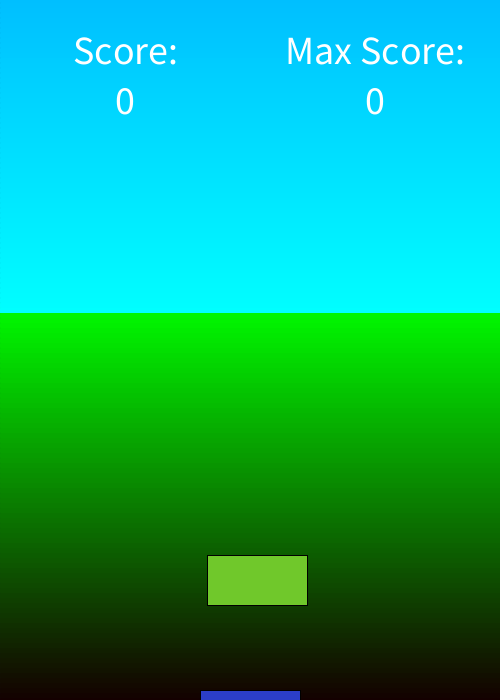
Frame 1 (no input)
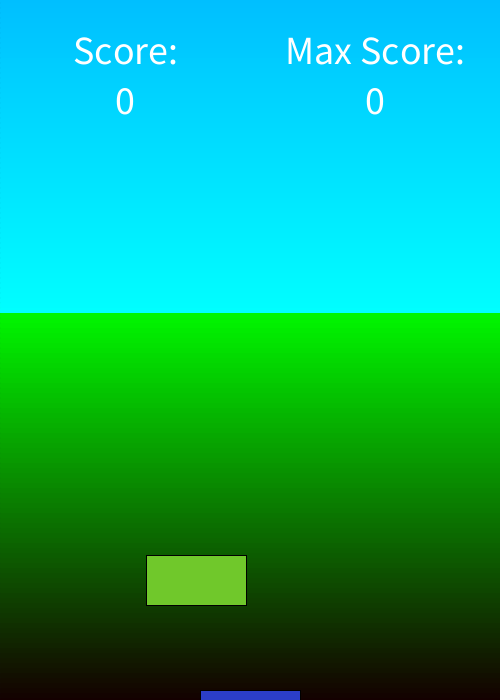
Frame 60 (the mouse pressed at the canvas centre just before this capture)
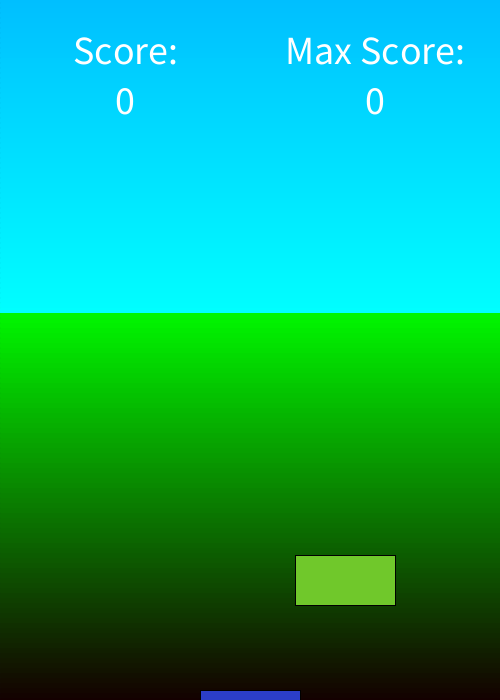
Frame 120 (the mouse held since frame 60 and released just before this capture)

The Processing sketch that drew these frames (run headless with seeded random() and noise(); from frame 60 on, the mouse is pressed at the canvas centre):

// Processing sketch: BuildingGamePDE
// ── BuildingGamePDE.pde
final int screenWidth = 500;
    final int screenHeight = 700;
    int score;
    int maxScore;
    Building building;
    NextBlock nextBlock;
    BackGround[] backGrounds;
    boolean readyToMove;

    public void setup() {
        backGrounds = new BackGround[4];
        readyToMove = false;
        maxScore = 0;
        reStart();
    }

    public void settings() {
        size(screenWidth, screenHeight);
    }

    public void draw() {
        readyToMove = false;
        background(0, 0, 100);
        if (building.last().y < 350) {
            frameRate(60);
            for (BackGround backGround : backGrounds) backGround.moveUp();
            building.moveUp();
        } else if (building.last().y - nextBlock.block.y < 110) {
            frameRate(40);
            nextBlock.block.y -= 5;
        } else {
            readyToMove = true;
            frameRate(building.tall() * 2 + 40);
            nextBlock.moveNewBlock();
        }
        for (BackGround backGround : backGrounds) backGround.show();
        nextBlock.show();
        building.show();
        showScore();
    }

    public void showScore() {
        //score = building.tall() - 1;
        maxScore = max(maxScore, score);
        fill(255);
        textAlign(CENTER, CENTER);
        textSize(40);
        text("Score:", (float) screenWidth / 4, 50);
        text(score, (float) screenWidth / 4, 100);
        text("Max Score:", 3 * (float) screenWidth / 4, 50);
        text(maxScore, 3 * (float) screenWidth / 4, 100);
    }


    public void keyPressed() {
        if (key == ' ' && readyToMove) {
            Block prev = building.last();
            Block next = nextBlock.block;
            int stx = max(prev.x - prev.width / 2, next.x - next.width / 2);
            int enx = min(prev.x + prev.width / 2, next.x + next.width / 2);
            if (enx <= stx) {
                reStart();
            } else {
                int lastx = next.x;
                int lasty = next.y;
                next.y = prev.y - prev.height / 2 - next.height / 2;
                next.x = (enx + stx) / 2;
                next.width = enx - stx;
                score += next.width;
                building.addBlock(next);
                nextBlock.pickNew(lastx, lasty);
            }
        }
    }

    void reStart() {
        score = 0;
        building = new Building();
        nextBlock = new NextBlock(screenWidth / 2, screenHeight - 120);
        backGrounds[0] = new BackGround(80, screenHeight, 20, 0, 0, 0, 255, 0);
        int last = backGrounds[0].lastHeight() + backGrounds[0].width;
        backGrounds[1] = new BackGround(250, last, 0, 255, 255, 0, 0, 255);
        last = backGrounds[1].lastHeight() + backGrounds[1].width;
        backGrounds[2] = new BackGround(300, last, 0, 0, 255, 0, 0, 0);
        last = backGrounds[2].lastHeight() + backGrounds[2].width;
        backGrounds[3] = new BackGround(300, last, 0, 0, 0, 0, 0, 100);
    }

    class BackGround {
        int[] array;
        int sz;
        int width = 5;
        int start;
        int sr, sg, sb;
        int er, eg, eb;
        int last;

        public BackGround(int sz, int start, int sr, int sg, int sb,
                          int er, int eg, int eb) {
            this.sz = sz;
            this.start = start;
            array = new int[sz];
            for (int i = 0; i < sz; i++) {
                last = array[i] = this.start - (width * i);
            }
            this.sr = sr;
            this.sg = sg;
            this.sb = sb;
            this.er = er;
            this.eg = eg;
            this.eb = eb;
        }

        public void show() {
            strokeWeight(width);
            for (int i = 0; i < sz; i++) {
                if (array[i] < 0)
                    break;
                stroke(map(i, 0, sz, sr, er), map(i, 0, sz, sg, eg), map(i, 0, sz, sb, eb));
                line(0, array[i], screenWidth, array[i]);
            }
        }

        public void moveUp() {
            for (int i = 0; i < sz; i++) {
                array[i] += 1;
            }
        }

        public int lastHeight() {
            return last;
        }
    }

    class NextBlock {
        Block block;
        final float m = 0.06f;
        float p;
        int lastFrameCount;

        public NextBlock(int x, int y) {
            this.block = new Block(x, y);
            this.lastFrameCount = frameCount;
            this.p = 0;
        }

        void pickNew(int x, int y) {
            this.block = new Block(x, y);
        }

        public void moveNewBlock() {
            this.p += m * (this.lastFrameCount - frameCount + 1);
            this.block.x = (int) (120 * sin(this.m * frameCount + this.p) + 250);
            this.lastFrameCount = frameCount;
        }

        void show() {
            this.block.show();
        }
    }

    class Building {
        Block[] building;

        public Building() {
            building = new Block[1];
            building[0] = new Block(250, screenHeight - 5);
            building[0].height = 10;
        }

        public void addBlock(Block newBlock) {
            building = (Block[]) append(building, newBlock);
        }

        public Block last() {
            return building[building.length - 1];
        }

        public void moveUp() {
            for (Block block : building) {
                block.y += 1;
            }
        }

        public void show() {
            for (int i = building.length - 1; i >= 0; i--) {
                building[i].show();
                if (building[i].y - building[i].height / 2 > screenHeight)
                    break;
            }
        }

        public int tall() {
            return building.length;
        }
    }

    class Block {
        int x, y;
        int width, height;
        int blockColor;

        public Block(int x, int y) {
            this.x = x;
            this.y = y;
            width = 100;
            height = 50;
            colorMode(HSB);
            blockColor = color(random(255), 200, 200);
            colorMode(RGB);
        }

        public void show() {
            rectMode(CENTER);
            fill(blockColor);
            strokeWeight(1);
            stroke(0);
            rect(x, y, width, height);
        }
    }
